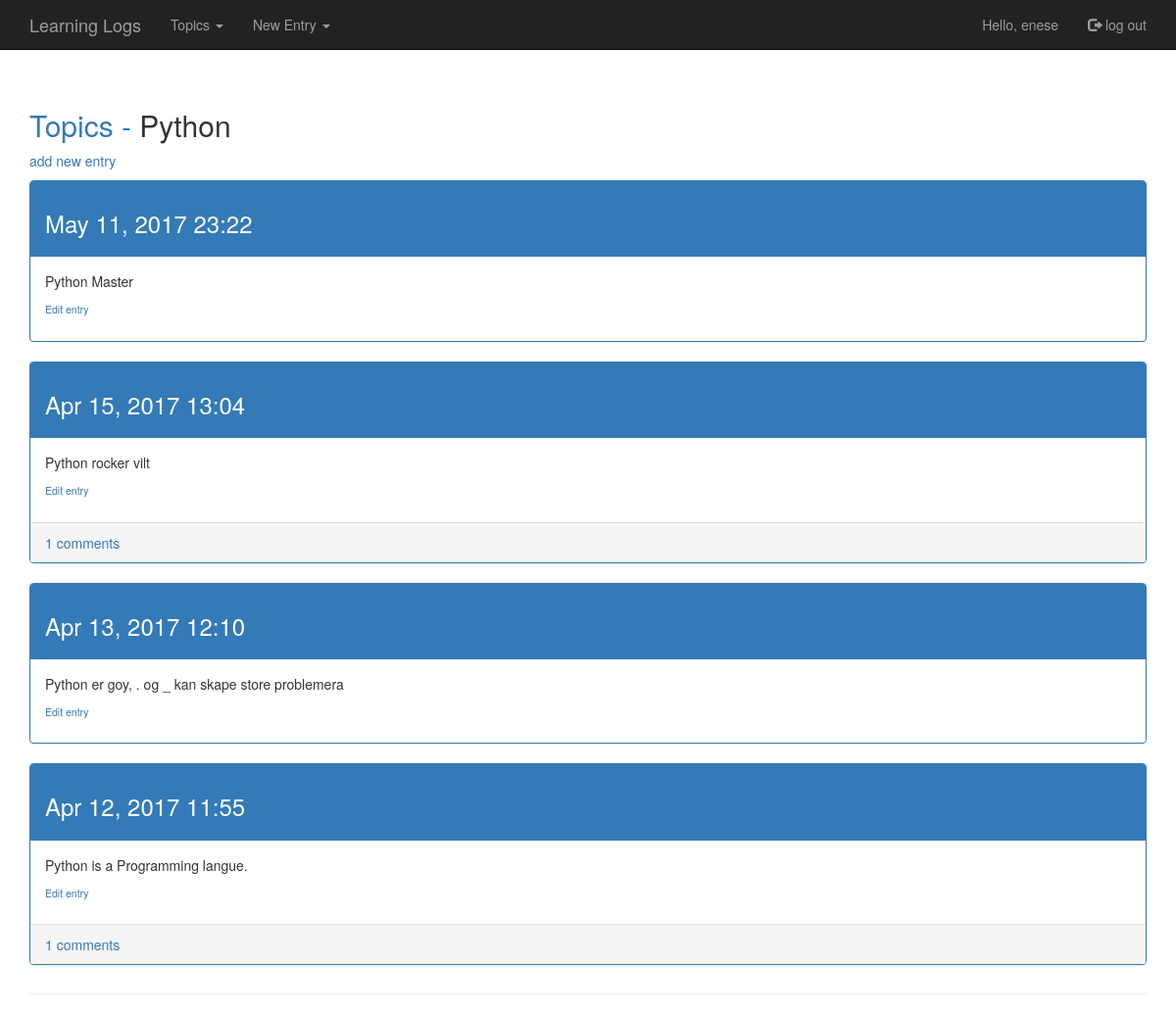
Page /topic/python/ (signed in) on the earlier database version.
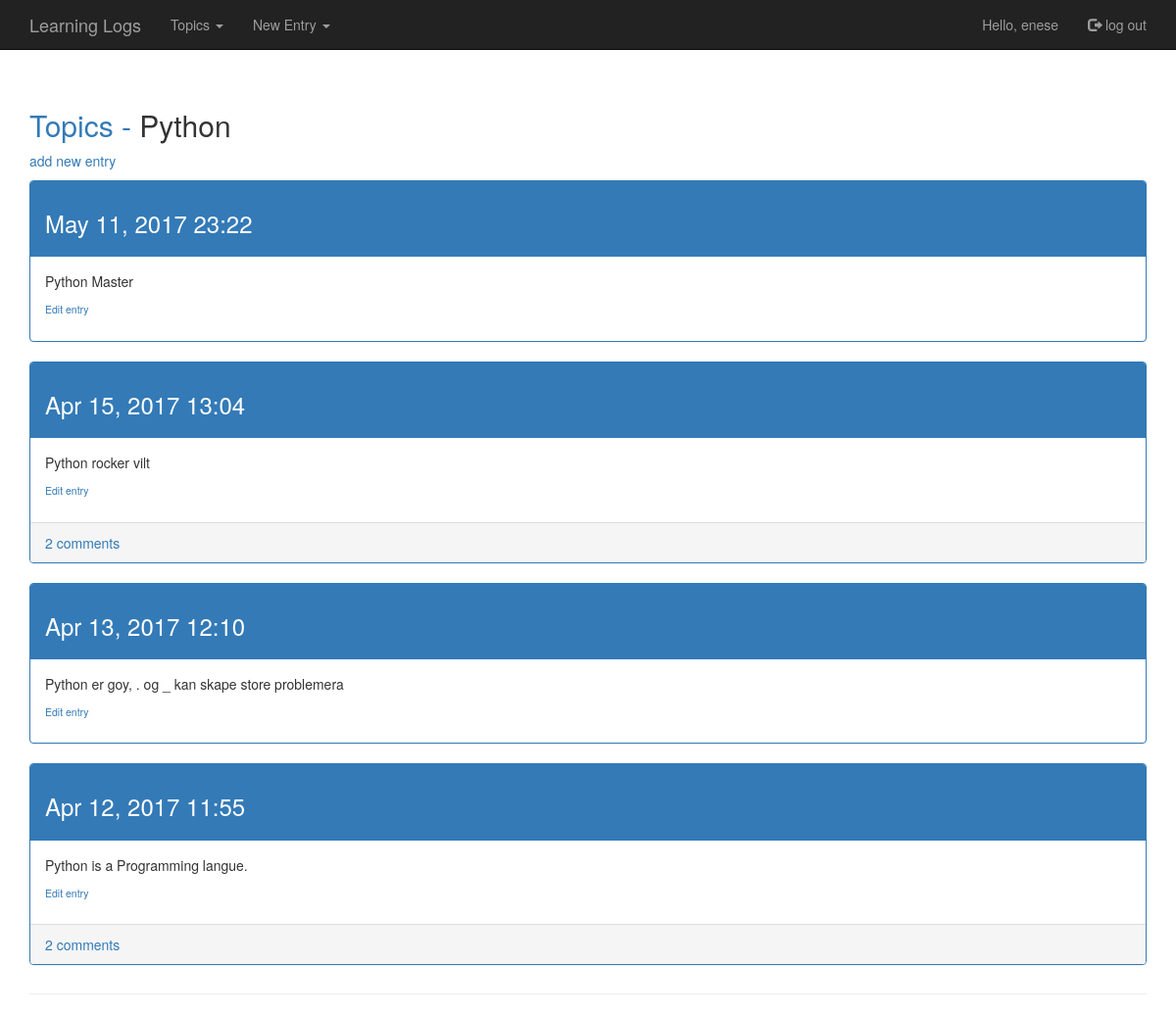
Same page on the later database version.
### LearningLogs/models.py (models this page shows, shortened)
class Entry(models.Model):
    topic = models.ForeignKey(Topic)
    text = models.TextField()
    date_added = models.DateTimeField(auto_now_add=True)
    public = models.BooleanField(default=False)
    class Meta:
        verbose_name_plural = 'entries'

### LearningLogs/views.py (the view)
# urls.py: url(r'^topic/(?P<topic_slug>\w+)/$',views.topic,name='topic'),
@login_required
def topic(request, topic_slug):
    topic = Topic.objects.get(slug=topic_slug)
    check_topic_owner(request, topic)
    entries = topic.entry_set.order_by('-date_added')
    context = {'topic': topic, 'entries': entries}
    return render(request, 'LearningLogs/topic.html', context)

### LearningLogs/context_processors.py (called while the page is built)
def add_variables_to_context(request):
    if request.user.is_authenticated():
        topic = Topic.objects.filter(owner=request.user)
    else:
        topic = []
    publicEntries = Entry.objects.filter(public=True)
    b = []
    publicTopics = []
    for a in publicEntries:
        if a.topic.text not in b:
            b.append(a.topic.text)
            publicTopics.append(a)
    return{"MenuTopics": topic, "publicTopics":publicTopics,}

### LearningLogs/models.py (called while the page is built)
    def __unicode__(self):
        return self.text

### LearningLogs/views.py (called while the page is built)
def check_topic_owner(request, topic):
    if topic.owner != request.user:
        raise Http404

### templates/LearningLogs/topic.html (shortened to what this page needs)
{% extends 'LearningLogs/base.html' %}
{% block header %}
<h2><a href="{% url 'LearningLogs:topics' %}">Topics - </a>{{ topic }}</h2>
{% endblock header %}
{% block content %}
  <p>
    <a href="{% url 'LearningLogs:new_entry' topic.slug %}">add new entry</a>
  </p>
    {% for entry in entries %}
    <div class="panel panel-primary">
      <div class="panel-heading">
        <h3>
          {{ entry.date_added|date:'M d, Y H:i' }}
        </h3>
      </div>
      <div class="panel-body">
        {{ entry.text|linebreaks }}
          <h5><small>
          <a href="{% url 'LearningLogs:edit_entry' entry.id %}" >Edit entry</a>
          </small> </h5>
      </div>
     {% if entry.comments_set.count > 0 %}
    <div class="panel-footer">
    <a data-toggle="collapse" href="#{{ entry.id }}">{{  entry.comments_set.count }} comments</a>
    </div>
    {% endif %}
        </div>
  {% empty %}
      There are no entries for this topic yet.
  {% endfor %}
{% endblock content %}

Differences in the rows shown:
computed for Entry "Apr 15, 2017 13:04": comments_set.count "1" → "2"
changed Entry "Apr 12, 2017 11:55": comments_set.count "1" → "2"
